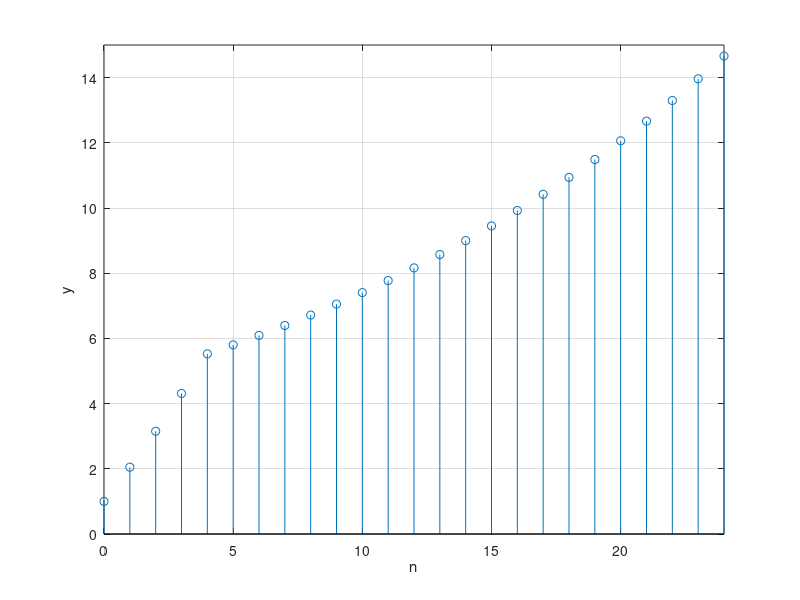
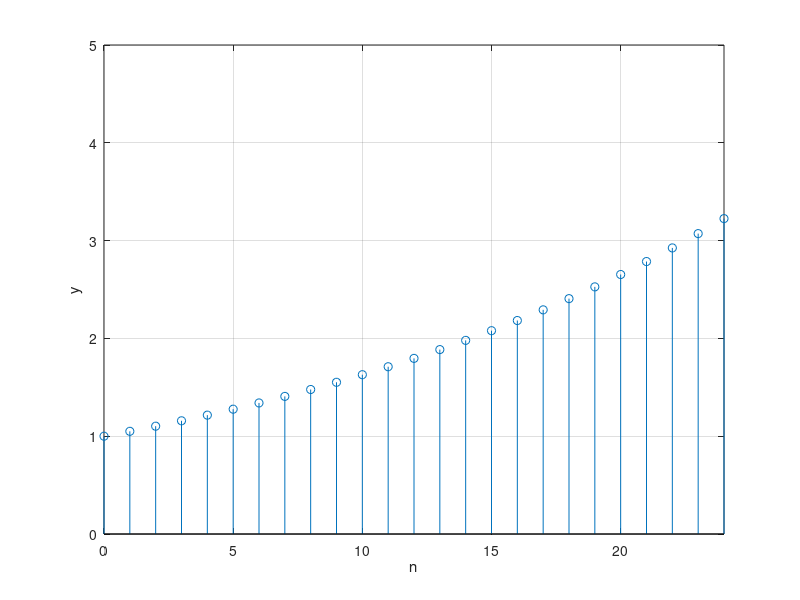

Write MATLAB code to recreate these figures, in order.
clear all
close all
clc

%% Q11
n=0:24;
y=(20*1.05.^(n+1)-20).*(n>=0&n<5)+(5.5256*1.05.^(n-4)).*(n>=5);
save('ypBL','y');
figure(1);
stem(n,y);
xlabel('n');
ylabel('y');
axis([0 24 0 15])
grid on
y(25)

%% Q13
n=0:24;
y=1.05.^n;
save('yupBL','y');
figure(2);
stem(n,y);
xlabel('n');
ylabel('y');
axis([0 24 0 5])
grid on
y(25)